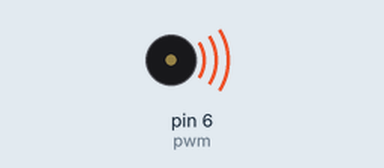
This sketch was run on a simulated Arduino Uno, built with avr-gcc and run on an emulated ATmega328P. Shown: buzzer (waves = sounding). What the sketch prints to the serial monitor is not drawn.

Above: at 0.1 s.
Timing chart, 0 to 40.0 s (numbered marks = the images above):
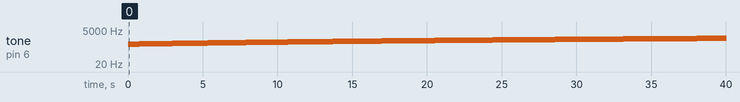

Measured:
- by itself, tone on pin 6 (pwm): plays 500 Hz for 0.05 s, 501 Hz for 0.05 s, 502 Hz for 0.05 s, 503 Hz for 0.05 s, 504 Hz for 0.05 s, 505 Hz for 0.05 s … (797 notes in this stretch)

The sketch:

tone.ino
```cpp
int pwm=6;
void setup() {
  pinMode(pwm,OUTPUT);
  Serial.begin(9600);

}

void loop() {
  int i;

  for(i=500;i<=2000;i++){
    tone(pwm,i,300);
    Serial.println(i);
    delay(50);
  }
  for(i=480;i>=0;i--){
     tone(pwm,i,300);
    Serial.println(i);
    delay(50);

  }
}
```
